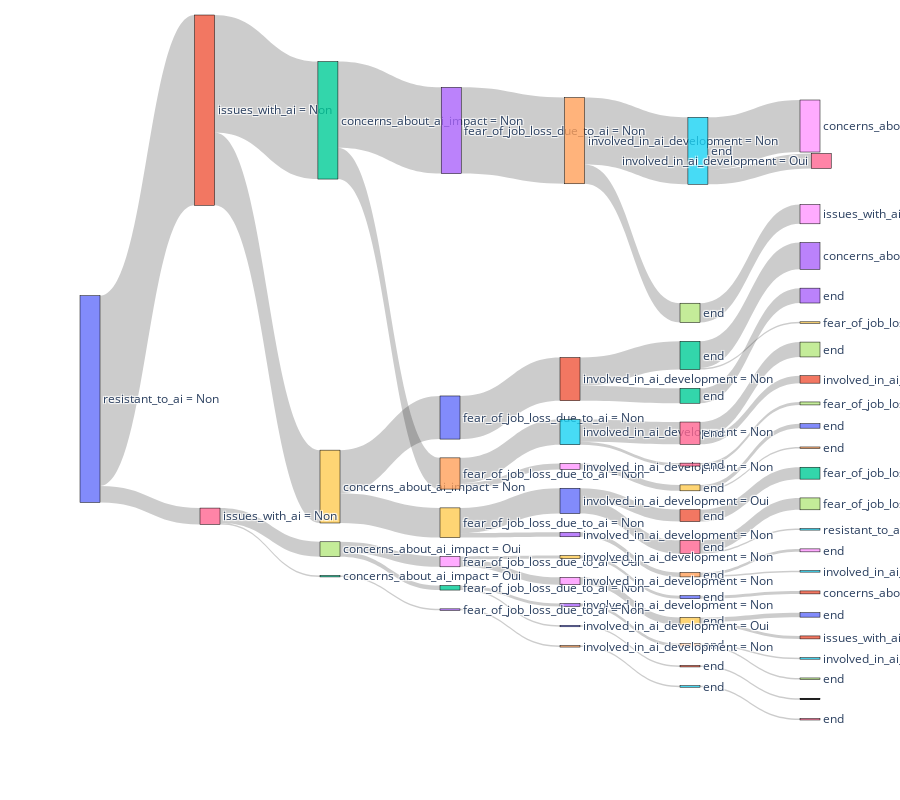

Notebook source saved alongside this figure:
### Code cell
# resistant_to_ai > issues_with_ai > concerns_about_ai_impact > fear_of_job_loss_due_to_ai >
# > involved_in_ai_development > want_to_be_consulted_on_ai_development > impact_of_being_consulted_on_ai_use
binary_columns = [
  "resistant_to_ai",
  "issues_with_ai",
  "concerns_about_ai_impact",
  "fear_of_job_loss_due_to_ai",
  "involved_in_ai_development",
  "want_to_be_consulted_on_ai_development",
  "impact_of_being_consulted_on_ai_use"
]
df_bin_tree = df_survey[binary_columns]
df_bin_tree = df_bin_tree[df_bin_tree["issues_with_ai"] != "Je ne m'en suis jamais servi"]
df_bin_tree = df_bin_tree[df_bin_tree["involved_in_ai_development"] != "Mon entreprise n'utilise pas l’IA"]
df_bin_tree = df_bin_tree.dropna(subset=binary_columns)

# Convert binary responses to numeric values
for column in df_bin_tree.columns:
  df_bin_tree[column] = df_bin_tree[column].map({
    'Oui': 1,
    'Non': 0
  })

df_bin_tree = df_bin_tree.reset_index()  # make sure indexes pair with number of rows

sankey_dict = {}

for index, row in df_bin_tree.iterrows():
  key = ""
  for depth in range(len(binary_columns) - 1):
    key = key + str(row[binary_columns[depth]])
    if key not in sankey_dict:
      sankey_dict[key] = 1
    else:
      sankey_dict[key] += 1

# Create a DataFrame for the Sankey diagram
df_sankey = pd.DataFrame(columns=['source', 'target', 'value'])

sankey_dict_ids = {
  'root': 0
}
for key in sankey_dict.keys():
  sankey_dict_ids[key] = len(sankey_dict_ids)

labels = []

for key, value in sankey_dict.items():
  if len(key) <= 1:
    source = 'root'
  else:
    source = key[:-1]
  df_sankey.loc[len(df_sankey)] = {
      'source': sankey_dict_ids[source],
      'target': sankey_dict_ids[key],
      'value': value
    }
  if len(key) < len(binary_columns) - 1:
    labels.append(binary_columns[len(key)-1] + ' = ' + key[-1].replace('0', 'Non').replace('1', 'Oui'))
  else:
    labels.append('end')


x_positions = [(i + .01) / (len(binary_columns) - 1) for i in range(len(binary_columns))]
y_positions = [i / (len(labels) - 1) for i in range(len(labels))]

fig = go.Figure(data=[go.Sankey(
  node = dict(
    line = dict(color = "black", width = 0.5),
    label = labels,
    x = x_positions,
    y = y_positions,
  ),
  link = dict(
    source = df_sankey['source'],
    target = df_sankey['target'],
    value = df_sankey['value']
  )
)], layout=go.Layout(height=800))

fig.show()

### Figure 1 — Plotly figure (JSON) as saved in the notebook; plotly's stock layout.template omitted (floating-point values rounded to 4 significant figures)
{"data": [{"link": {"source": [0, 1, 2, 3, 4, 5, 4, 7, 1, 9, 10, 11, 12, 2, 14, 15, 16, 5, 9, 19, 20, 21, 19, 23, 24, 20, 26, 14, 28, 29, 16, 11, 32, 29, 26, 0, 36, 37, 38, 39, 40, 37, 42, 43, 44, 15, 46, 38, 48, 49, 49, 36, 52, 53, 54, 55, 44, 24, 12, 42, 60, 61], "target": [1, 2, 3, 4, 5, 6, 7, 8, 9, 10, 11, 12, 13, 14, 15, 16, 17, 18, 19, 20, 21, 22, 23, 24, 25, 26, 27, 28, 29, 30, 31, 32, 33, 34, 35, 36, 37, 38, 39, 40, 41, 42, 43, 44, 45, 46, 47, 48, 49, 50, 51, 52, 53, 54, 55, 56, 57, 58, 59, 60, 61, 62], "value": [128, 79, 58, 58, 45, 10, 13, 13, 49, 29, 29, 19, 18, 21, 17, 15, 10, 35, 20, 17, 8, 8, 3, 3, 1, 9, 8, 4, 4, 3, 5, 10, 10, 1, 1, 11, 10, 7, 2, 2, 2, 3, 2, 2, 1, 2, 2, 5, 5, 3, 2, 1, 1, 1, 1, 1, 1, 2, 1, 1, 1, 1]}, "node": {"label": ["resistant_to_ai = Non", "issues_with_ai = Non", "concerns_about_ai_impact = Non", "fear_of_job_loss_due_to_ai = Non", "involved_in_ai_development = Non", "end", "involved_in_ai_development = Oui", "end", "issues_with_ai = Oui", "concerns_about_ai_impact = Non", "fear_of_job_loss_due_to_ai = Non", "involved_in_ai_development = Non", "end", "concerns_about_ai_impact = Oui", "fear_of_job_loss_due_to_ai = Non", "involved_in_ai_development = Non", "end", "end", "concerns_about_ai_impact = Oui", "fear_of_job_loss_due_to_ai = Non", "involved_in_ai_development = Oui", "end", "fear_of_job_loss_due_to_ai = Oui", "involved_in_ai_development = Non", "end", "involved_in_ai_development = Non", "end", "fear_of_job_loss_due_to_ai = Oui", "involved_in_ai_development = Non", "end", "end", "involved_in_ai_development = Oui", "end", "end", "end", "resistant_to_ai = Oui", "issues_with_ai = Non", "concerns_about_ai_impact = Oui", "fear_of_job_loss_due_to_ai = Oui", "involved_in_ai_development = Non", "end", "concerns_about_ai_impact = Non", "fear_of_job_loss_due_to_ai = Non", "involved_in_ai_development = Non", "end", "involved_in_ai_development = Oui", "end", "fear_of_job_loss_due_to_ai = Non", "involved_in_ai_development = Non", "end", "end", "issues_with_ai = Oui", "concerns_about_ai_impact = Oui", "fear_of_job_loss_due_to_ai = Non", "involved_in_ai_development = Non", "end", "end", "end", "end", "fear_of_job_loss_due_to_ai = Oui", "involved_in_ai_development = Oui", "end"], "line": {"color": "black", "width": 0.5}, "x": [0.001667, 0.1683, 0.335, 0.5017, 0.6683, 0.835, 1.002], "y": [0, 0.01639, 0.03279, 0.04918, 0.06557, 0.08197, 0.09836, 0.1148, 0.1311, 0.1475, 0.1639, 0.1803, 0.1967, 0.2131, 0.2295, 0.2459, 0.2623, 0.2787, 0.2951, 0.3115, 0.3279, 0.3443, 0.3607, 0.377, 0.3934, 0.4098, 0.4262, 0.4426, 0.459, 0.4754, 0.4918, 0.5082, 0.5246, 0.541, 0.5574, 0.5738, 0.5902, 0.6066, 0.623, 0.6393, 0.6557, 0.6721, 0.6885, 0.7049, 0.7213, 0.7377, 0.7541, 0.7705, 0.7869, 0.8033, 0.8197, 0.8361, 0.8525, 0.8689, 0.8852, 0.9016, 0.918, 0.9344, 0.9508, 0.9672, 0.9836, 1]}, "type": "sankey"}], "layout": {"height": 800}}
